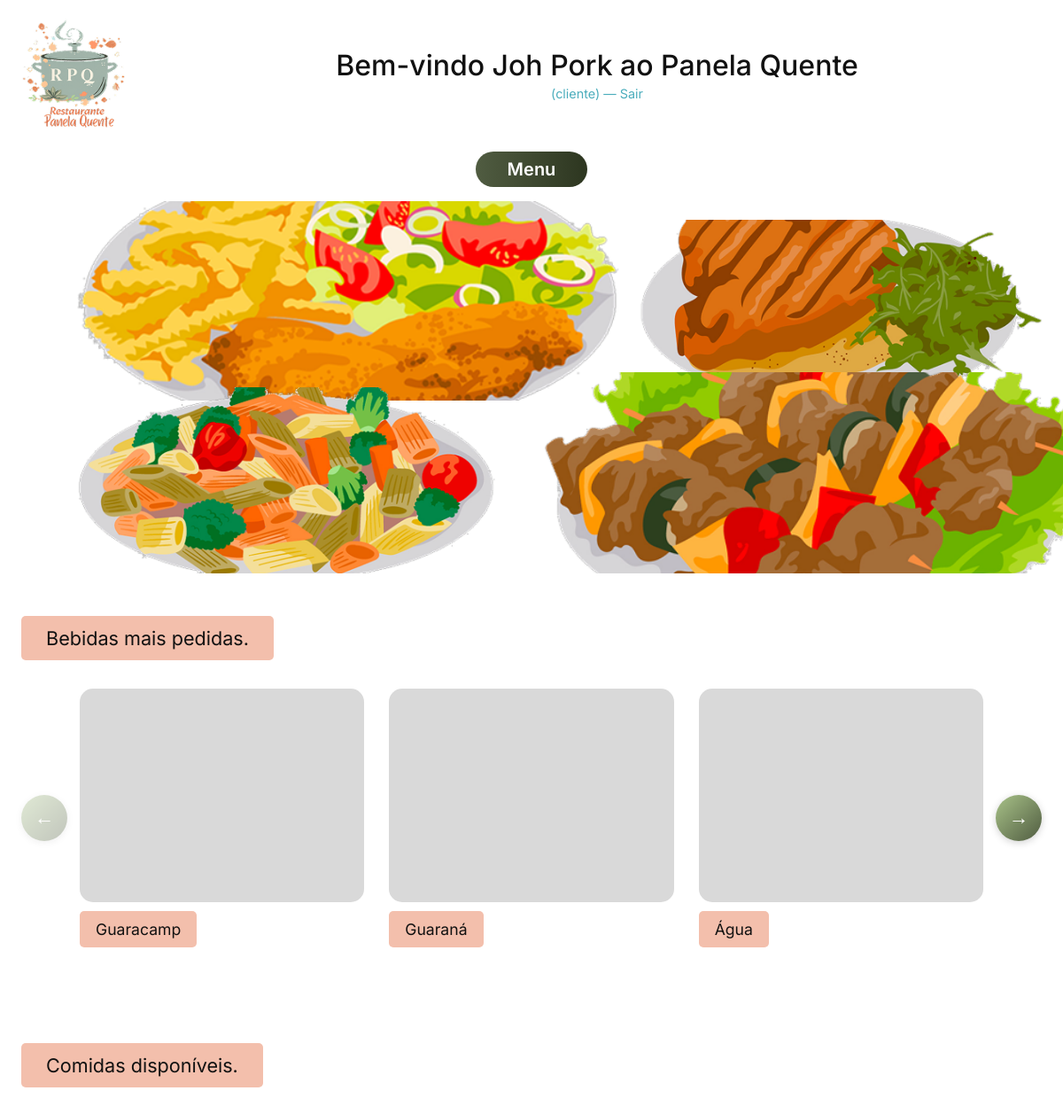
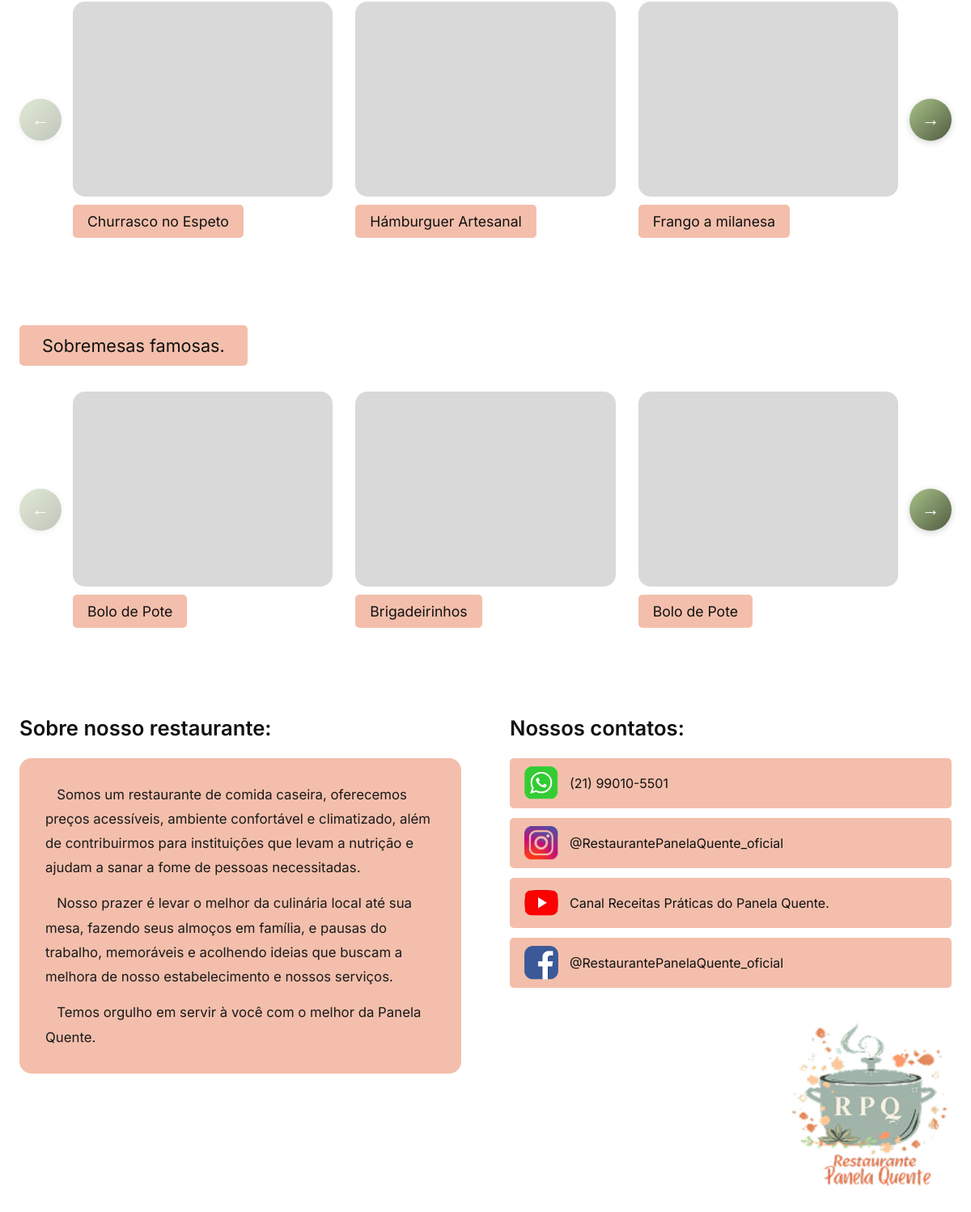
The page /projetobernardolohana/index.php?controller=auth&action=dashboard (signed in) on the database its author committed (2 pictures, top to bottom).
### tables this page shows
CREATE TABLE `produto` (
  `id` int(11) NOT NULL,
  `categoria_id` int(11) NOT NULL,
  `nome` varchar(100) NOT NULL,
  `descricao` text DEFAULT NULL,
  `variacao` varchar(150) DEFAULT NULL,
  `preco` decimal(10,2) NOT NULL DEFAULT 0.00,
  `estoque_qtd` int(11) NOT NULL DEFAULT 0,
  `fornecedor_id` int(11) DEFAULT NULL,
  `ativo` tinyint(1) NOT NULL DEFAULT 1
);

### projetobernardolohana/controllers/authcontroller.php (called while the page is built, shortened)
<?php
require_once __DIR__ . '/../models/produto.php';
require_once __DIR__ . '/../models/categoria.php';
require_once __DIR__ . '/../helpers/acl.php';
class AuthController
{
public function dashboard()
{
    $categoriaModel = new Categoria1();
    $produtoModel   = new Produto();
    $categoriasAtivas = $categoriaModel->listarAtivas();
    $todosProdutos    = $produtoModel->listarComCategoria(true);
    $categoriasProdutos = [];
    foreach ($categoriasAtivas as $cat) {
        $categoriasProdutos[$cat['id']] = ['nome' => $cat['nome'], 'produtos' => []];
    }
    foreach ($todosProdutos as $p) {
        if (isset($categoriasProdutos[$p['categoria_id']])) {
            $categoriasProdutos[$p['categoria_id']]['produtos'][] = $p;
        }
    }
    $categoriasProdutos = array_filter($categoriasProdutos, fn($c) => count($c['produtos']) > 0);
    require_once __DIR__ . '/../views/dashboard.php';
}
public function onlyAdmin()
{
$this->check();
if (($_SESSION['perfil'] ?? '') !== 'gerente') {
die("Acesso negado.");
} } }

### projetobernardolohana/index.php (called while the page is built, shortened)
<?php
require_once __DIR__ . '/config/db.php';
$controller = $_GET['controller'] ?? 'auth';
$action = $_GET['action'] ?? 'form';
switch ($controller) {
    case 'auth':
        require_once __DIR__ . '/controllers/authcontroller.php';
        $c = new AuthController();
        break;
}
$c->$action();

### projetobernardolohana/helpers/acl.php (called while the page is built, shortened)
<?php
function acl_podeVer(string $pagina): bool
{
    $perfil = $_SESSION['perfil'] ?? '';
    $mapa = [
        'dashboard'   => ['cliente'],
        'fornecedor'  => [],
        'produto'     => ['garçom'],
        'venda'       => ['garçom'],
    ];
    return in_array($perfil, $mapa[$pagina] ?? [], true);
}

### projetobernardolohana/config/db.php (called while the page is built)
<?php
class Database
{
    private static $conn=null;
    public static function getConnection()
    {
        if (self::$conn === null) {
            try {
                self::$conn=new PDO(
                    "mysql:host=localhost;dbname=projetorrgi51;charstet=utf8mb4",
                    "root",
                    "",
                    [
                        PDO::ATTR_ERRMODE=>PDO::ERRMODE_EXCEPTION,
                        PDO::ATTR_DEFAULT_FETCH_MODE=>PDO::FETCH_ASSOC
                    ]
                );
            }catch (PDOException $e){
                die("Erro ao conectar ao banco de dados.");
            }
        }
        return self::$conn;
    }
}

### projetobernardolohana/models/categoria.php (called while the page is built, shortened)
<?php
require_once __DIR__ . '/../config/db.php';
class Categoria1
{
private PDO $conn;
public function __construct()
{
$this->conn = Database::getConnection();
}
public function listarAtivas(): array
{
$sql = "SELECT id, nome FROM categoria1 WHERE ativo = 1 ORDER BY nome";
return $this->conn->query($sql)->fetchAll();
}
}

### projetobernardolohana/models/produto.php (called while the page is built, shortened)
<?php
require_once __DIR__ . '/../config/db.php';
class Produto
{
    private PDO $conn;
    public function __construct()
    {
        $this->conn = Database::getConnection();
    }
    public function listarComCategoria(bool $somenteAtivos = false): array
    {
        $sql = "
            SELECT p.id, p.categoria_id, p.nome, p.descricao, p.variacao,
                   p.preco, p.estoque_qtd, p.fornecedor_id,
                   p.ativo, c.nome AS categoria_nome
            FROM produto p
            INNER JOIN categoria1 c ON c.id = p.categoria_id
        ";
        if ($somenteAtivos) {
            $sql .= " WHERE p.ativo = 1 AND c.ativo = 1 ";
        }
        $sql .= " ORDER BY p.id DESC";
        return $this->conn->query($sql)->fetchAll();
    }
}

### projetobernardolohana/views/dashboard.php (the view, shortened to what this page needs)
<?php
$nome   = $_SESSION['nome']   ?? 'Usuário';
$perfil = $_SESSION['perfil'] ?? '';
function imagemProdutoDashboard(int $produtoId): string
{
    $baseFs  = __DIR__ . "/../public/uploads/produtos/";
    $baseUrl = "public/uploads/produtos/";
    foreach (['jpg', 'png', 'webp'] as $ext) {
        if (file_exists($baseFs . $produtoId . '.' . $ext)) {
            return $baseUrl . $produtoId . '.' . $ext;
        }
    }
    return "public/assets/img/produto_sem_foto.png";
}
function bannerCategoria(string $nome): string
{
    $mapa = [
        'Refeições'  => 'Refeições mais populares do nosso restaurante.',
        'Bebidas'    => 'Bebidas mais pedidas.',
        'Sobremesas' => 'Sobremesas famosas.',
    ];
    return $mapa[$nome] ?? ($nome . ' disponíveis.');
}
$categoriasProdutos = $categoriasProdutos ?? [];
?>
<!DOCTYPE html>
<html lang="pt-BR">
<head>
  <link rel="stylesheet" href="public/assets/css/style.css">
</head>
<body data-page="dashboard">
  <header>
    <div class="page-header">
      <div class="logo-wrap">
        <img src="public/uploads/img/Cópia de R.P.Q. Logo (2) 4.png"
             alt="Restaurante Panela Quente" />
      </div>
      <div class="header-center">
        <h1 class="header-title">Bem-vindo <?= htmlspecialchars($nome) ?> ao Panela Quente</h1>
        <a class="header-logout" href="index.php?controller=auth&action=logout">
          (<?= htmlspecialchars($perfil) ?>) &mdash; Sair
        </a>
      </div>
    </div>
    <nav class="nav-bar">
      <?php if (acl_podeVer('dashboard')): ?>
        <a href="index.php?controller=auth&action=dashboard" class="active">Menu</a>
      <?php endif; ?>
    </nav>
  </header>
  <div class="hero">
    <img class="hero-img" src="public/uploads/img/60 4 1.png" alt="Prato" />
    <img class="hero-img" src="public/uploads/img/60 1 1.png" alt="Prato" />
    <img class="hero-img" src="public/uploads/img/60 3 1.png" alt="Prato" />
    <img class="hero-img" src="public/uploads/img/60 2 1.png" alt="Prato" />
  </div>
  <?php if (empty($categoriasProdutos)): ?>
    <div class="empty-cardapio">Nenhum produto disponível no momento. Volte em breve!</div>
  <?php else: ?>
    <?php foreach ($categoriasProdutos as $catId => $cat): ?>
      <div class="section-title-wrap">
        <span class="section-banner"><?= htmlspecialchars(bannerCategoria($cat['nome'])) ?></span>
      </div>
      <div class="carousel-outer" data-carousel>
        <button type="button" class="car-arrow car-prev" aria-label="Produto anterior">&#8592;</button>
        <div class="carousel-viewport">
          <div class="carousel-track">
            <?php foreach ($cat['produtos'] as $p): ?>
              <div class="product-card">
                <img class="product-card__img"
                     src="<?= htmlspecialchars(imagemProdutoDashboard((int)$p['id'])) ?>"
                     alt="<?= htmlspecialchars($p['nome']) ?>" loading="lazy" decoding="async" />
                <span class="product-card__label"><?= htmlspecialchars($p['nome']) ?></span>
              </div>
            <?php endforeach; ?>
          </div>
        </div>
        <button type="button" class="car-arrow car-next" aria-label="Próximo produto">&#8594;</button>
      </div>
    <?php endforeach; ?>
  <?php endif; ?>
  <footer class="footer">
    <div class="footer__about">
      <h3>Sobre nosso restaurante:</h3>
      <div class="footer__about-box">
        <p>&nbsp;&nbsp;&nbsp;Somos um restaurante de comida caseira, oferecemos preços acessíveis, ambiente confortável e climatizado, além de contribuirmos para instituições que levam a nutrição e ajudam a sanar a fome de pessoas necessitadas.</p>
        <p>&nbsp;&nbsp;&nbsp;Nosso prazer é levar o melhor da culinária local até sua mesa, fazendo seus almoços em família, e pausas do trabalho, memoráveis e acolhendo ideias que buscam a melhora de nosso estabelecimento e nossos serviços.</p>
        <p>&nbsp;&nbsp;&nbsp;Temos orgulho em servir à você com o melhor da Panela Quente.</p>
      </div>
    </div>
    <div class="footer__contact">
      <h3>Nossos contatos:</h3>
      <div class="contact-list">
        <div class="contact-item">
          <img src="public/uploads/img/image 14.png" alt="WhatsApp" />
          <span>(21) 99010-5501</span>
        </div>
        <div class="contact-item">
          <img src="public/uploads/img/image 13.png" alt="Instagram" />
          <span>@RestaurantePanelaQuente_oficial</span>
        </div>
        <div class="contact-item">
          <img src="public/uploads/img/image 15.png" alt="YouTube" />
          <span>Canal Receitas Práticas do Panela Quente.</span>
        </div>
        <div class="contact-item">
          <img src="public/uploads/img/image 16 (1).png" alt="Facebook" />
          <span>@RestaurantePanelaQuente_oficial</span>
        </div>
      </div>
      <div class="footer-logo-wrap">
        <img src="public/uploads/img/Cópia de R.P.Q. Logo (2) 4.png" alt="Restaurante Panela Quente" />
      </div>
    </div>
  </footer>
</body>
</html>

### rows shown on the page
produto: shows a picture, nome "Guaracamp"
produto: shows a picture, nome "Guaraná"
produto: shows a picture, nome "Água"
produto: shows a picture, nome "Churrasco no Espeto"
produto: shows a picture, nome "Hámburguer Artesanal"
produto: shows a picture, nome "Frango a milanesa"
produto: shows a picture, nome "Bolo de Pote"
produto: shows a picture, nome "Brigadeirinhos"
produto: shows a picture, nome "Bolo de Pote"

### other values the page prints
$nome "Joh Pork"
$perfil "cliente"
bannerCategoria($cat['nome']) "Bebidas mais pedidas."
bannerCategoria($cat['nome']) "Comidas disponíveis."
bannerCategoria($cat['nome']) "Sobremesas famosas."
